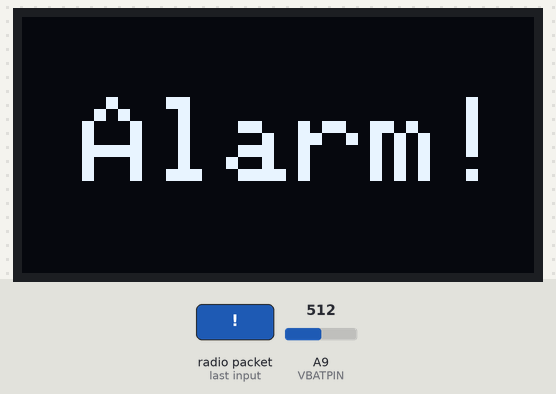
This sketch was run on a simulated Arduino Mega 2560, built with avr-gcc and run on an emulated ATmega2560. Shown: 128×64 one-colour display. Inputs (shaded band) come from the test bench; at power-on: A9 (VBATPIN) = 512. No radio packets arrive unless stated.

1.3 s: radio packet "!" arrives
Above: at 1.7 s.
Timing chart, 0 to 4.3 s (numbered marks = the images above; inputs shaded):
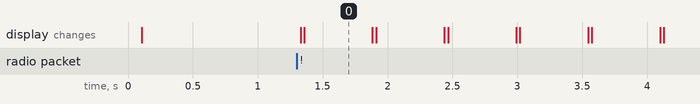

The sketch:

BMS_remote_V2.0.ino
```cpp
#include <LoRa.h>
#include <SPI.h>
#include <Wire.h>
#include <Adafruit_GFX.h>
#include <Adafruit_SH110X.h>

Adafruit_SH1107 display = Adafruit_SH1107(64, 128, &Wire);

//#define BUTTON_A  9
//#define BUTTON_B  6
//#define BUTTON_C  5
#define VBATPIN A9
//int alarmPin = 5; // Piezo buzzer pin (inop)

void setup() {
  LoRa.setPins(8, 4, 7);      //CS, RST, INT
  //LoRa.setSyncWord(0xBB);     //Not working

  //pinMode(alarmPin, OUTPUT);      //Not working, drains battery

  display.begin(0x3C, true); // Address 0x3C default
  display.clearDisplay();
  display.display();
  display.setRotation(1);
  display.setTextSize(1);
  display.setTextColor(SH110X_WHITE);
  display.setTextColor(1, 0);

  if (!LoRa.begin(915E6)) {
    display.setCursor(0, 0);
    display.print("LoRa failed!");
    display.display();
    while (1);
  }
}

void BatSignal_Display() {
  //int rssi = LoRa.packetRssi();     //Signal strength
  //float snr = LoRa.packetSnr();     //Signal/noise ratio

  const int batMin = 3.2;    //Remote battery % conversion
  const int batMax = 4.2;
  const int span = batMax - batMin;
  float measuredVbat = analogRead(VBATPIN);
  measuredVbat *= 2;    // Adafruit conversions
  measuredVbat *= 3.3;
  measuredVbat /= 1024;
  int batPercent = ((measuredVbat - batMin) / (span) * 100);

  /*
    display.setCursor(0, 35);
    display.print("RSSI: ");
    display.print(rssi);
    display.print(" dBm");

    display.setCursor(0, 45);
    display.print("S/N: ");
    display.print(snr);
    display.print(" dBm");
  */

  display.setCursor(0, 55);
  display.print("Remote: ");
  display.print(batPercent);
  display.print("%  ");
  display.print(measuredVbat);
  display.print("V ");
  display.display();
}

void Print_Alarm() {
  while (1) {
    display.clearDisplay();
    display.display();
    display.setTextSize(3);
    display.setCursor(15, 20);
    display.print("Alarm!");
    display.display();
    //tone(alarmPin, 4000, 500);      //Pin, Freq, Duration (inop)
    delay(500);
  }
}

void loop() {
  BatSignal_Display();

  int packetSize = LoRa.parsePacket();
  if (packetSize) {     // received a packet?

    if (LoRa.available()) {
      switch ((char)LoRa.read()) {
        case 'P': {     //Pack volts
            display.clearDisplay();
            display.setCursor(0, 0);
            display.display();

            while (LoRa.available()) {
              display.print((char)LoRa.read());
              display.display();
            }
          } break;

        case 'A': {     //Alerts (inop)
            //display.clearDisplay();
            display.setCursor(0, 25);
            display.display();

            while (LoRa.available()) {
              display.print((char)LoRa.read());
              display.display();
            }
          } break;

        case 'T': {     //Pack temps
            display.clearDisplay();
            display.setCursor(0, 0);
            display.display();

            while (LoRa.available()) {
              display.print((char)LoRa.read());
              display.display();
            }
          } break;

        case 'U': {     //Charger uptime
            display.clearDisplay();
            display.setCursor(0, 0);
            display.display();

            while (LoRa.available()) {
              display.print((char)LoRa.read());
              display.display();
            }
          } break;

        case '!': {     //Charger alarm
            Print_Alarm();
          } break;
      }
    }
  }
}
```

Measured:
- after the input at 1.3 s, the display: first changes at once (image 0 shows a later state)
- what the display in image 0 shows lasts 0.5 s, from 1.4 s to 1.9 s
